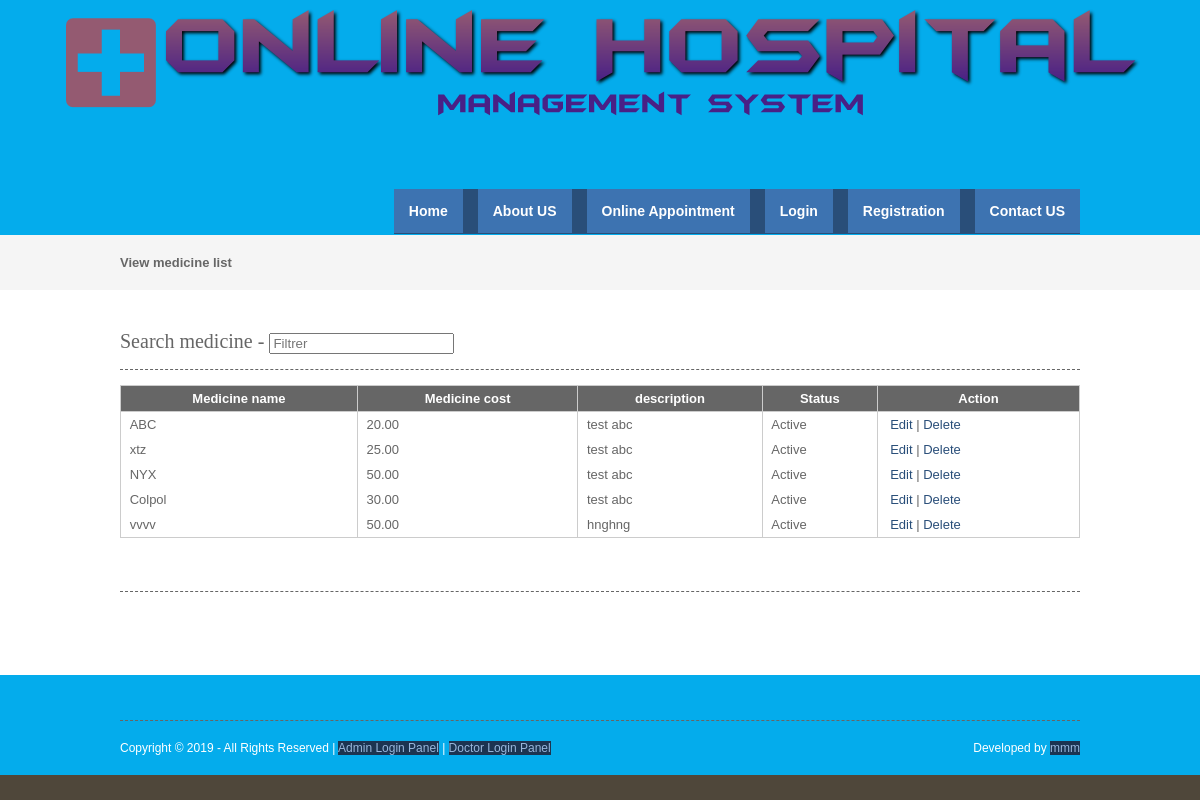
The page /viewmedicine.php on the database its author committed.
### tables this page shows
CREATE TABLE `medicine` (
  `medicineid` int(10) NOT NULL,
  `medicinename` varchar(25) NOT NULL,
  `medicinecost` float(10,2) NOT NULL,
  `description` text NOT NULL,
  `status` varchar(10) NOT NULL
);

### viewmedicine.php (the view, shortened to what this page needs)
<?php
include("header.php");
include("dbconnection.php");
?>
<div class="wrapper col2">
  <div id="breadcrumb">
    <ul>
      <li class="first">View  medicine list</li></ul>
  </div>
</div>
<div class="wrapper col4">
  <div id="container">
<section class="container">
<h2>Search medicine - <input type="search" class="light-table-filter" data-table="order-table" placeholder="Filtrer" /></h2>
	<table class="order-table">
      <thead>
        <tr>
          <th>Medicine name</th>
          <th>Medicine cost</th>
          <th>description</th>
          <th>Status</th>
          <th>Action</th>
        </tr>
        </thead>
        <tbody>
          <?php
		$sql ="SELECT * FROM medicine";
		$qsql = mysqli_query($con,$sql);
		while($rs = mysqli_fetch_array($qsql))
		{
        echo "<tr>
          <td>&nbsp;$rs[medicinename]</td>
          <td>&nbsp;$rs[medicinecost]</td>
          <td>&nbsp;$rs[description]</td>
			 <td>&nbsp;$rs[status]</td>
			 <td>&nbsp;
			  <a href='medicine.php?editid=$rs[medicineid]'>Edit</a> | <a href='viewmedicine.php?delid=$rs[medicineid]'>Delete</a> </td>
        </tr>";
		}
		?>
      </tbody>
    </table>
    </section>
    <h1>&nbsp;</h1>
    <p>&nbsp;</p>
  </div>
</div>
<?php
include("footer.php");
?>

### layout/styles/layout.css (style rules this page uses)
html { overflow-y:scroll; }
body { margin:0; padding:0; font-size:13px; font-family:verdana, Arial, Helvetica, sans-serif; color:#FFFFFF; background-color:#4F473A; }
a { outline:none; text-decoration:none; }
div.wrapper { display:block; width:100%; margin:0; text-align:left; }
.col2 { color:#666666; background-color:#F5F5F5; }
.col3, .col4 { color:#666666; background-color:#FFFFFF; }
#head, #gallery, #breadcrumb, #container, #footer { display:block; position:relative; width:960px; margin:0 auto; }
#breadcrumb { padding:20px 0; }
#breadcrumb ul { margin:0; padding:0; list-style:none; }
#breadcrumb ul li { display:inline; }
#breadcrumb ul li.first { font-weight:bold; }
#container { padding:40px 0; }
#container h1, #container h2, #container h3, #container h4, #container h5, #container h6 { margin:0 0 15px 0; padding:0 0 15px 0; line-height:normal; font-weight:normal; font-size:20px; font-family:Georgia, "Times New Roman", Times, serif; border-bottom:1px dashed #666666; }
#container a { color:#294E79; background-color:#FFFFFF; }

### layout/styles/tables.css (style rules this page uses)
table { width:100%; border-collapse:collapse; table-layout:auto; vertical-align:top; margin-bottom:15px; border:1px solid #CCCCCC; }
table thead th { color:#FFFFFF; background-color:#666666; border:1px solid #CCCCCC; border-collapse:collapse; text-align:center; table-layout:auto; vertical-align:middle; }
table tbody td { vertical-align:top; border-collapse:collapse; border-left:1px solid #CCCCCC; border-right:1px solid #CCCCCC; }
table thead th, table tbody td { padding:5px; border-collapse:collapse; }

### rows shown on the page
medicine: medicinename "ABC", medicinecost "20.00", description "test abc", status "Active"
medicine: medicinename "xtz", medicinecost "25.00", description "test abc", status "Active"
medicine: medicinename "NYX", medicinecost "50.00", description "test abc", status "Active"
medicine: medicinename "Colpol", medicinecost "30.00", description "test abc", status "Active"
medicine: medicinename "vvvv", medicinecost "50.00", description "hnghng", status "Active"
